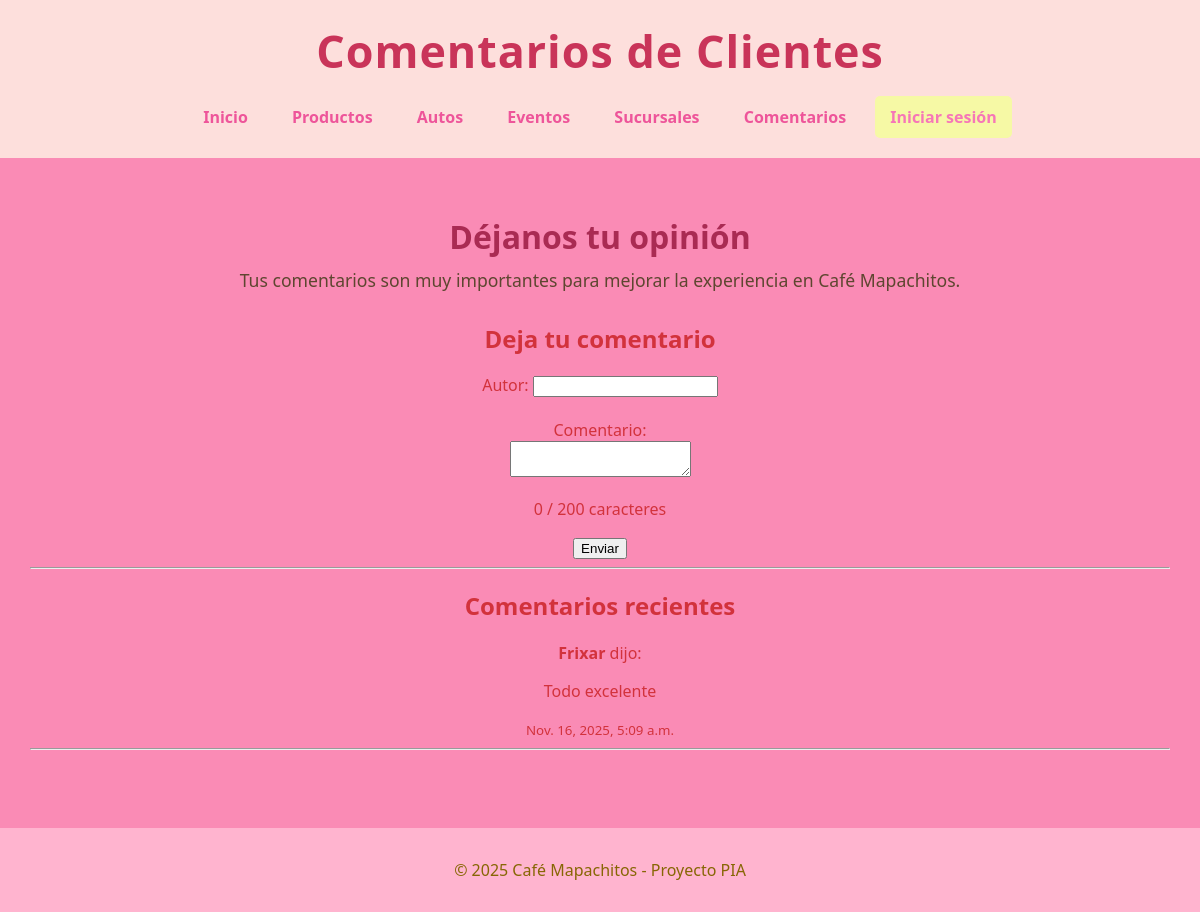
The page /comentarios/ on the database as committed earlier.
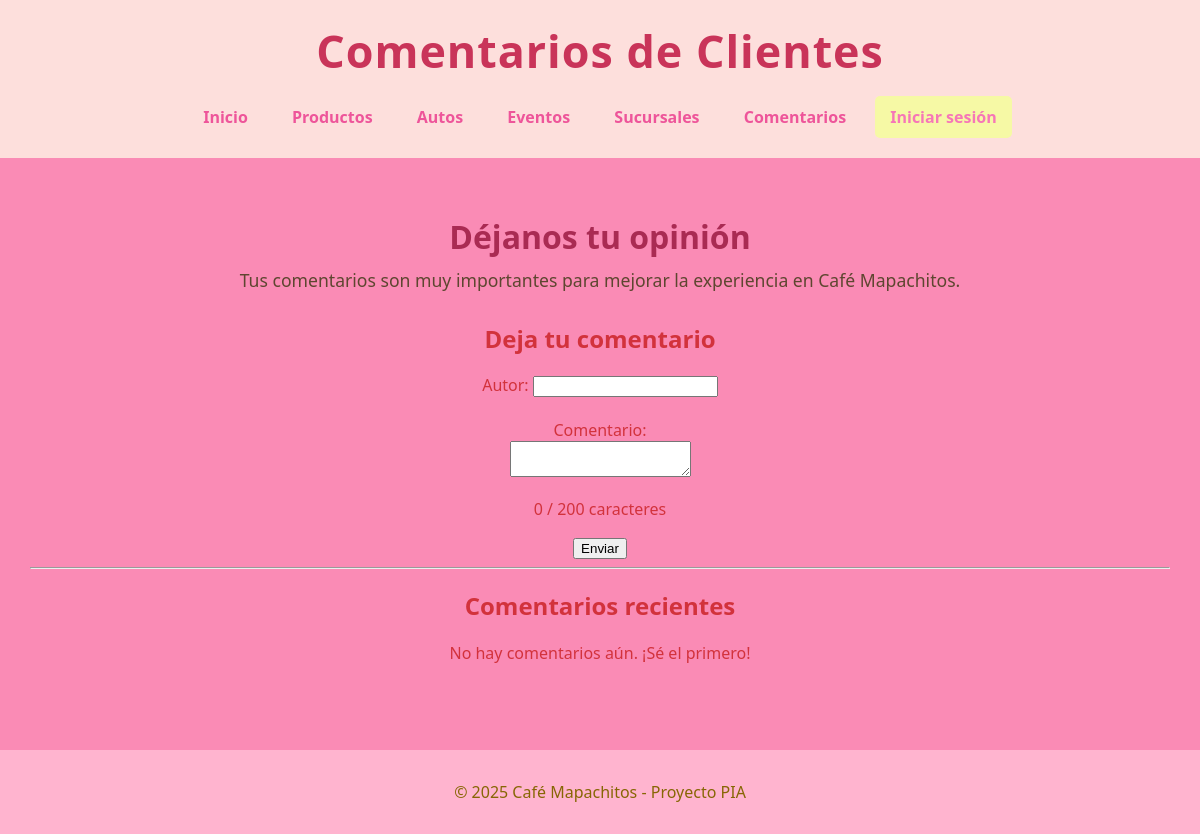
The same page on the database as committed later.
### pagina/models.py (models this page shows, shortened)
class Comentario(models.Model):
    autor = models.CharField(max_length=100)
    texto = models.TextField()
    fecha = models.DateTimeField(auto_now_add=True)

### pagina/views.py (the view, shortened to what this page needs)
# urls.py: path('comentarios/', views.comentarios, name='comentarios'),
def comentarios(request):
    lista_comentarios = Comentario.objects.all().order_by('-fecha')
    return render(request, 'pagina/comentarios.html', {'comentarios': lista_comentarios})

### pagina/templates/pagina/comentarios.html (shortened to what this page needs)
{% load static %}
<!DOCTYPE html>
<html lang="es">
<head>
    <link rel="stylesheet" href="{% static 'estilos.css' %}">
</head>
<body>
<header class="header">
    <h1 class="titulo-principal">Comentarios de Clientes</h1>
    <nav class="menu">
        <a href="{% url 'inicio' %}">Inicio</a>
        <a href="{% url 'productos' %}">Productos</a>
        <a href="{% url 'autos' %}">Autos</a>
        <a href="{% url 'eventos' %}">Eventos</a>
        <a href="{% url 'sucursales' %}">Sucursales</a>
        <a href="{% url 'comentarios' %}">Comentarios</a>
        <a href="/admin/login/" class="login-btn">Iniciar sesión</a>
    </nav>
</header>
<main class="contenido">
    <h2 class="subtitulo">Déjanos tu opinión</h2>
    <p class="descripcion-menu">
        Tus comentarios son muy importantes para mejorar la experiencia en Café Mapachitos.
    </p>
    <form action="" method="post">
 <h2>Deja tu comentario</h2>
    <form method="POST">
        <label>Autor:</label>
        <input type="text" name="autor" required><br><br>
        <label>Comentario:</label><br>
        <textarea name="texto" id="textoComentario" maxlength="200" required></textarea>
        <p id="contador">0 / 200 caracteres</p>
        <button type="submit">Enviar</button>
    </form>
    <hr>
    <h2>Comentarios recientes</h2>
    {% for c in comentarios %}
        <div class="comentario">
            <p><strong>{{ c.autor }}</strong> dijo:</p>
            <p>{{ c.texto }}</p>
            <small>{{ c.fecha }}</small>
        </div>
        <hr>
    {% empty %}
        <p>No hay comentarios aún. ¡Sé el primero!</p>
    {% endfor %}
</main>
<footer class="footer">
    <p>© 2025 Café Mapachitos - Proyecto PIA</p>
</footer>
</body>
</html>

Rows that differ between the two databases and show on the page:
removed Comentario: autor "Frixar", texto "Todo excelente", fecha "Nov. 16, 2025, 5:09 a.m."
Other text that changed with them:
text now shown: "No hay comentarios aún. ¡Sé el primero!"
